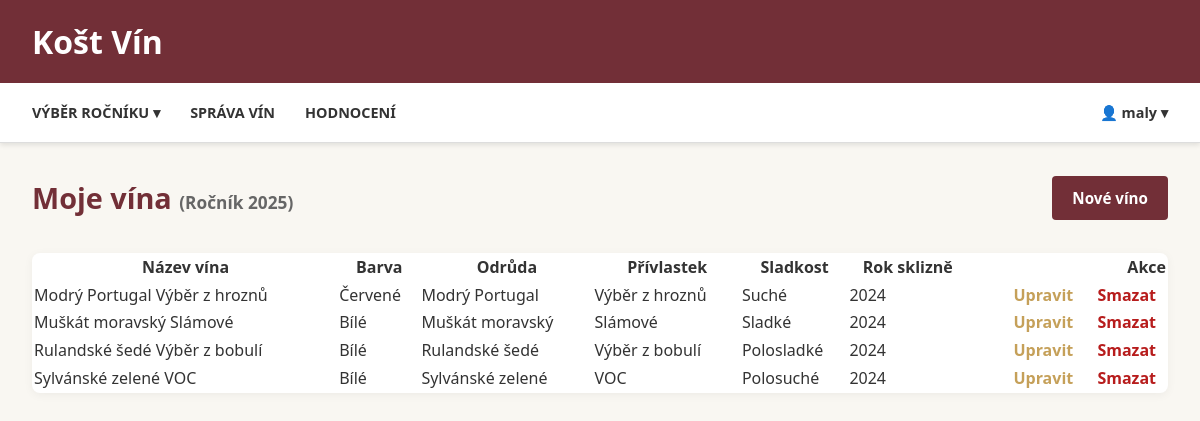
Screenshot of /vina/sprava (signed in) with the database file from the repository.
### app/models/db.py (models this page shows)
class Users(Base):
    __tablename__ = "USERS"
    id = Column(Integer, primary_key=True, index=True)
    login = Column(String(50), unique=True, nullable=False)
    password_hash = Column(String(255), nullable=False)
    jmeno = Column(String(100), nullable=False)
    is_active = Column(Boolean, default=True)
    adresa = Column(String(200))
    telefon = Column(String(20))
    email = Column(String(100), nullable=False)
    role = relationship("Role", secondary="USERROLE", backref="users")
    vina = relationship("Vino", back_populates="vinar")

class Rocnik(Base):
    __tablename__ = "ROCNIK"
    id = Column(Integer, primary_key=True, index=True)
    rok = Column(Integer, nullable=False)
    is_active = Column(Boolean, default=False)
    vina = relationship("Vino", back_populates="rocnik", cascade="all, delete-orphan")

class Vino(Base):
    __tablename__ = "VINO"
    id = Column(Integer, primary_key=True, index=True)
    nazev = Column(String(100), nullable=False)
    barva = Column(String(20))
    odruda = Column(String(50))
    privlastek = Column(String(50))
    sladkost = Column(String(20))
    rok_sklizne = Column(Integer)
    vinar_id = Column(Integer, ForeignKey("USERS.id"), nullable=False)
    rocnik_id = Column(Integer, ForeignKey("ROCNIK.id"), nullable=False)
    vinar = relationship("Users", back_populates="vina")
    rocnik = relationship("Rocnik", back_populates="vina")
    hodnoceni = relationship("Hodnoceni", back_populates="vino", cascade="all, delete-orphan")

### app/api/routers/vina.py (the view)
@router.get("/sprava")
def manage_wines(
    request: Request,
    ctx: dict = Depends(get_template_context),
    db: Session = Depends(get_db)
):
    username = ctx.get("user")
    if not username:
        return RedirectResponse("/auth/login", status_code=303)
    user = get_user_by_login(db, username)
    active_rocnik = get_aktivni_rocnik(db)
    wines = []
    if user and active_rocnik:
        wines = get_wines_by_vinar(db, active_rocnik.id, user.id)
    return ctx["request"].app.state.templates.TemplateResponse(
        "sprava_vin.html",
        {
            **ctx,
            "wines": wines,
            "active_rocnik": active_rocnik
        }
    )

### app/templates/sprava_vin.html (shortened to what this page needs)
{% extends "base.html" %}
{% block content %}
<div style="padding: 2rem;">
    <div class="page-header-row">
        <h2 class="page-title">
            Moje vína
            {% if active_rocnik %}
                <small style="color: #666; font-size: 0.6em;">(Ročník {{ active_rocnik.rok }})</small>
            {% endif %}
        </h2>
        <a href="/vina/pridat" class="btn"> Nové víno</a>
    </div>
    <div style="background: white; border-radius: 8px; box-shadow: 0 2px 10px rgba(0,0,0,0.05); overflow: hidden; max-width: 1200px; margin: 0 auto;">
        <table class="wines-table" style="width: 100%;">
            <thead>
                <tr>
                    <th>Název vína</th>
                    <th>Barva</th>
                    <th>Odrůda</th>
                    <th>Přívlastek</th>
                    <th>Sladkost</th>
                    <th>Rok sklizně</th>
                    <th style="text-align: right;">Akce</th>
                </tr>
            </thead>
            <tbody>
                {% if wines %}
                    {% for vino in wines %}
                    <tr>
                        <td>{{ vino.nazev }}</td>
                        <td>{{ vino.barva }}</td>
                        <td>{{ vino.odruda }}</td>
                        <td>{{ vino.privlastek }}</td>
                        <td>{{ vino.sladkost }}</td>
                        <td>{{ vino.rok_sklizne }}</td>
                        <td style="text-align: right;">
                            <a href="/vina/upravit/{{ vino.id }}" class="btn-link">Upravit</a>
                            <a href="/vina/smazat/{{ vino.id }}" class="btn-danger"
                                onclick="return confirm('Opravdu chcete smazat víno {{ vino.nazev }}? Tato akce je nevratná.');">
                                Smazat
                            </a>
                        </td>
                    </tr>
                    {% endfor %}
                {% else %}
                    <tr>
                        <td colspan="5" style="text-align: center; padding: 2rem; color: #666;">
                            Zatím jste do aktuálního ročníku nepřidali žádná vína.
                        </td>
                    </tr>
                {% endif %}
            </tbody>
        </table>
    </div>
</div>
{% endblock %}

### app/templates/base.html (shortened to what this page needs)
<!DOCTYPE html>
<html lang="cs">
<head>
    <link rel="stylesheet" href="{{ url_for('static', path='style.css') }}">
</head>
<body>
    <header class="site-header">
        <div class="header-top">
            <div class="logo">
                <h1><a href="/" style="color: inherit; text-decoration: none;">Košt Vín</a></h1>
            </div>
        </div>
        <div class="navbar-container">
            <nav class="main-nav">
                <div class="dropdown">
                    <a href="#" class="nav-link">Výběr ročníku ▾</a>
                </div>
                {% if user %}
                    {% if 'Vinař' in roles %}
                        <a href="/vina/sprava" class="nav-link">Správa vín</a>
                    {% endif %}
                    {% if 'Hodnotitel' in roles %}
                        <a href="/vina/hodnoceni" class="nav-link">Hodnocení</a>
                    {% endif %}
                {% endif %}
                <div class="user-panel" style="margin-left: auto;">
                    {% if user %}
                        <div class="dropdown">
                            <a href="#" class="nav-link" style="text-transform: none;">👤 {{ user }} ▾ </a>
                        </div>
                    {% else %}
                        <a href="/auth/login?next={{ request.url.path }}" class="btn">Přihlásit se</a>
                    {% endif %}
                </div>
            </nav>
        </div>
    </header>
    <main>
        {% block content %}{% endblock %}
    </main>
</body>
</html>

### app/static/style.css (style rules this page uses)
:root { --primary: #722F37; --secondary: #C5A059; --bg-light: #f9f7f2; --text-dark: #333; --white: #ffffff; --shadow: 0 4px 6px rgba(0,0,0,0.1); }
* { box-sizing: border-box; margin: 0; padding: 0; }
body { font-family: 'Segoe UI', Tahoma, Geneva, Verdana, sans-serif; background-color: var(--bg-light); color: var(--text-dark); line-height: 1.6; }
.site-header { display: flex; flex-direction: column; width: 100%; z-index: 100; position: sticky; top: 0; box-shadow: 0 2px 5px rgba(0,0,0,0.1); }
.header-top { background-color: var(--primary); color: var(--white); padding: 1rem 2rem; display: flex; justify-content: space-between; align-items: center; }
.navbar-container { background-color: #fff; border-bottom: 1px solid #ddd; height: 60px; display: flex; align-items: center; width: 100%; padding: 0 2rem; box-sizing: border-box; }
.main-nav { display: flex; gap: 30px; justify-content: flex-start; align-items: center; width: 100%; }
.nav-link { color: #333333; text-decoration: none; font-weight: 600; text-transform: uppercase; font-size: 0.9rem; padding: 15px 0; position: relative; transition: color 0.3s; }
.nav-link::after { content: ''; position: absolute; width: 0; height: 3px; bottom: 0; left: 0; background-color: var(--primary); transition: width 0.3s; }
.dropdown { position: relative; display: inline-block; }
.btn { display: inline-block; background-color: var(--primary); color: var(--white); padding: 10px 20px; border-radius: 4px; text-decoration: none; border: none; cursor: pointer; font-weight: bold; font-size: 0.95rem; text-align: center; transition: background 0.2s; font-family: inherit; line-height: inherit; }
.btn-danger { color: #b71c1c; font-weight: bold; text-decoration: none; padding: 5px 10px; border-radius: 4px; }
.btn-link { color: var(--secondary); font-weight: bold; text-decoration: none; margin-right: 10px; cursor: pointer; }
.page-header-row { display: flex; justify-content: space-between; align-items: center; margin-bottom: 2rem; }
.page-title { color: var(--primary); margin: 0; font-size: 1.8rem; font-weight: bold; }

### rows the page displays
Users: login "maly"
Rocnik: rok "2025"
Vino: nazev "Modrý Portugal Výběr z hroznů", barva "Červené", odruda "Modrý Portugal", privlastek "Výběr z hroznů", sladkost "Suché", rok_sklizne "2024"
Vino: nazev "Muškát moravský Slámové", barva "Bílé", odruda "Muškát moravský", privlastek "Slámové", sladkost "Sladké", rok_sklizne "2024"
Vino: nazev "Rulandské šedé Výběr z bobulí", barva "Bílé", odruda "Rulandské šedé", privlastek "Výběr z bobulí", sladkost "Polosladké", rok_sklizne "2024"
Vino: nazev "Sylvánské zelené VOC", barva "Bílé", odruda "Sylvánské zelené", privlastek "VOC", sladkost "Polosuché", rok_sklizne "2024"
